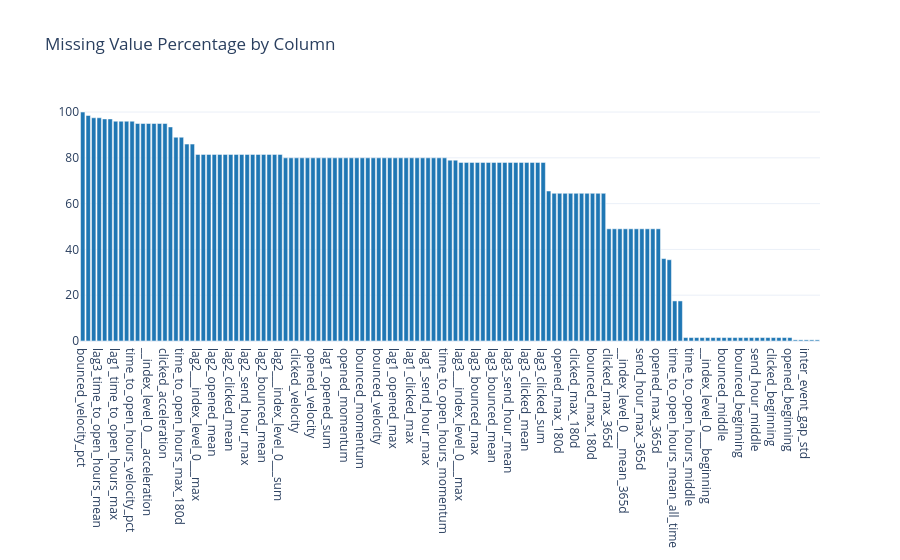

Notebook cell for this chart:
### Markdown cell above
## 2.5 Missing Value Analysis

**📖 Interpretation Guide:**
- **MCAR (Missing Completely at Random)**: Missing values have no pattern - safe to impute with mean/median
- **MAR (Missing at Random)**: Missingness depends on other observed variables - use regression imputation
- **MNAR (Missing Not at Random)**: Missingness depends on the missing value itself - create missing indicator

**⚠️ What to Watch For:**
- Columns with >50% missing may need to be dropped
- Highly correlated missing patterns suggest MAR
- ID columns with missing values indicate data integrity issues

### Code cell
missing_data = []
for col_name, col_info in findings.columns.items():
    null_count = col_info.universal_metrics.get("null_count", 0)
    null_pct = col_info.universal_metrics.get("null_percentage", 0)
    if null_count > 0:
        missing_data.append({
            "Column": col_name,
            "Missing Count": null_count,
            "Missing %": f"{null_pct:.2f}%"
        })

if missing_data:
    missing_df = native_pd.DataFrame(missing_data).sort_values("Missing Count", ascending=False)
    print("Columns with Missing Values:")
    display_table(missing_df)

    fig = charts.bar_chart(
        missing_df["Column"].tolist(),
        [float(x.replace("%", "")) for x in missing_df["Missing %"].tolist()],
        title="Missing Value Percentage by Column"
    )
    display_figure(fig)
else:
    print("No missing values detected.")

### Figure 1 — Plotly figure (JSON) as saved in the notebook; plotly's stock layout.template omitted (floating-point values rounded to 4 significant figures; data arrays with more than 128 entries replaced by an {"elided": "..."} marker saying what was removed)
{"data": [{"marker": {"color": "#1f77b4"}, "type": "bar", "x": {"elided": "135 str values"}, "y": {"elided": "135 float values"}}], "layout": {"title": {"text": "Missing Value Percentage by Column"}, "xaxis": {"title": {}}, "yaxis": {"title": {}}}}
